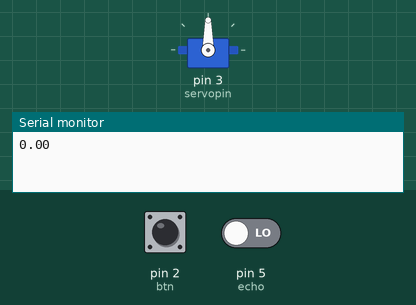
Simulated run of this sketch. Board: Arduino Uno, built with avr-gcc and run on an emulated ATmega328P. Shown: servo, the last lines printed to the serial monitor. The inputs (shaded band) are chosen by the test bench; at power-on: pin 2 (btn) LOW, pin 5 (echo) LOW.

Above: at 1.2 s.
1.3 s: pin 2 (btn) pulled HIGH for 1 s
At 3.8 s:
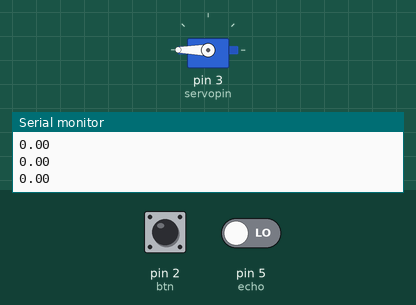
Timing chart, 0 to 5.3 s (numbered marks = the images above; inputs shaded):
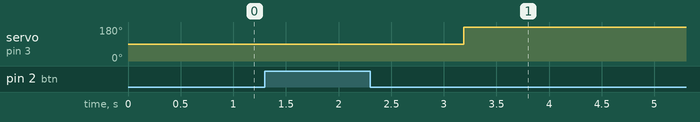

Measured:
- after the input at 1.3 s, servo on pin 3 (servopin): 90° → 180° after 1.9 s

The sketch:

sketch_dec05a.ino
```cpp
#include<Servo.h>
int btn=2;
int btnStatus=0;
Servo myservo;
int servopin=3;

//Sonar
int trig=4;
float echo=5;
float distance=0.0;
float val=0.0;

void setup() {
  pinMode(btn,INPUT);
  Serial.begin(9600);
  myservo.attach(servopin);
  pinMode(trig,OUTPUT);
  pinMode(echo,INPUT);
}

void loop() {

  digitalWrite(trig,LOW);
  delay(2);
  digitalWrite(trig,HIGH);
  delay(10);
  digitalWrite(trig,LOW);

  btnStatus=digitalRead(btn);
  val=pulseIn(echo,HIGH);
  distance=val*.034/2;
  Serial.println(distance);
  delay(50);

  if (btnStatus==HIGH){
    if(distance<10){
    myservo.write(180);
    delay(1000);


    }else{
      myservo.write(-180);
      delay(1000);
      }}
}
```
